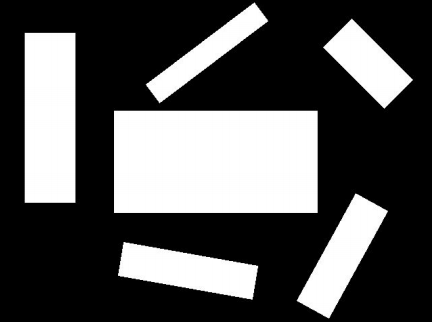
#> input picture Simulation/img.png, 433 x 322 px
$ jupyter execute --allow-errors simu_opencv_1.ipynb   (older library calls are emulated)
#> lines starting #> are read from the running program, lines starting #| are printed output that depends on the picture; after the words box and inside, x2 and y2 are one past the last pixel; in counts of white or black regions, pixels touching at a corner belong together
[cell 1]
import cv2
import numpy as np
import sys
import math

[cell 2]
#img = cv.imread(str(sys.argv[1]),0)

img = cv2.imread("img.png",0)
#> img is the input picture: shape (322, 433); min 0, max 255, mean 83.4

[cell 3]
# read image through command line
#img = cv2.imread(args["ipimage"])

# convert data type
#img = img.astype('uint8')
# convert the image to grayscale
# is already grayscale, therefore error!!!

[cell 4]
# convert the grayscale image to binary image
ret,thresh = cv2.threshold(img,127,255,0)
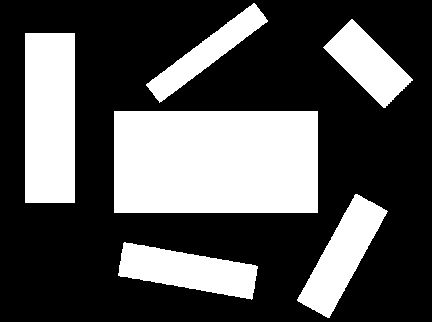
#> thresh: shape (322, 433); 32.7% white; 7 white regions

# find contours in the binary image
im2, contours, hierarchy = cv2.findContours(thresh,cv2.RETR_TREE,cv2.CHAIN_APPROX_SIMPLE)
#> contours = 7 contours, 1 with area under 20; largest, box (x1, y1, x2, y2) and area: (114, 111, 318, 213) 20503, (25, 33, 75, 203) 8281, (118, 242, 258, 300) 4520, (297, 194, 388, 318) 4391, (323, 19, 413, 108) 3454, (146, 3, 268, 103) 3042

print('Number contours:',len(contours))
#| Number contours: 7
#> (the rest of this cell did not finish here and is left out)

[cell 5]
cv2.namedWindow("main", cv2.WINDOW_NORMAL)
color_image = cv2.cvtColor(img, cv2.COLOR_GRAY2RGB)
cv2.drawContours(color_image, contours, -1, (0, 0, 255), 1)
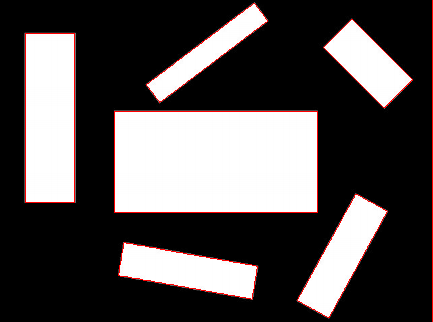
#> color_image: shape (322, 433, 3); 1.73% of pixels changed, all inside (x1, y1, x2, y2) = (25, 0, 433, 322)

#> (the rest of this cell did not finish here and is left out)

$ run again, with Simulation/Block.png copied over Simulation/img.png
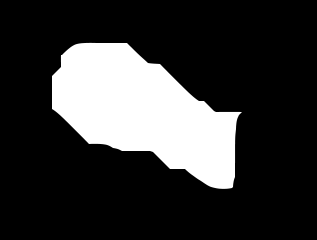
#> input picture Simulation/Block.png, 317 x 240 px
#> img is the input picture: shape (240, 317); min 0, max 255, mean 53.6
#> `ret,thresh = cv2.threshold(img,127,255,0)`:
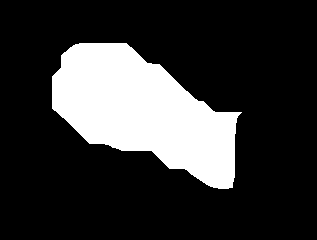
#> thresh: shape (240, 317); 21% white; 1 white region
#> contours = 1 contour; box (x1, y1, x2, y2) and area: (52, 43, 242, 189) 15719
#| Number contours: 1
#> the loop `for c in contours:` made 1 pass
#> (printed output is left out)
#| Number contours>100: 1
#> color_image: shape (240, 317, 3); 0.64% of pixels changed, all inside (x1, y1, x2, y2) = (52, 43, 242, 189)
#> the loop `for c in contours:` made 1 pass
#> the loop `for c in contours:` made 1 pass
#> (printed output is left out)
#> pass 1, `cv2.imshow("main", color_image)`:
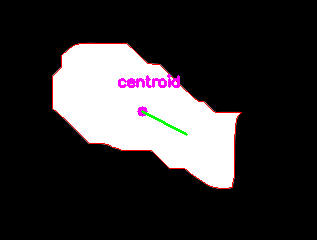
#> window 'main': shape (240, 317, 3); mean B, G, R 51.7, 50.5, 53.3

$ run again, with Simulation/Block1.png copied over Simulation/img.png
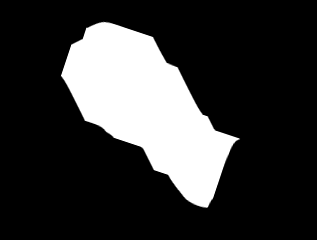
#> input picture Simulation/Block1.png, 317 x 240 px
#> img is the input picture: shape (240, 317); min 0, max 255, mean 53.6
#> `ret,thresh = cv2.threshold(img,127,255,0)`:
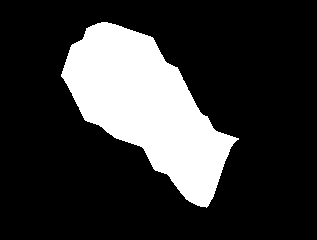
#> thresh: shape (240, 317); 21% white; 1 white region
#> contours = 1 contour; box (x1, y1, x2, y2) and area: (61, 22, 239, 208) 15730
#| Number contours: 1
#> the loop `for c in contours:` made 1 pass
#> (printed output is left out)
#| Number contours>100: 1
#> color_image: shape (240, 317, 3); 0.65% of pixels changed, all inside (x1, y1, x2, y2) = (61, 22, 239, 208)
#> the loop `for c in contours:` made 1 pass
#> the loop `for c in contours:` made 1 pass
#> (printed output is left out)
#> pass 1, `cv2.imshow("main", color_image)`:
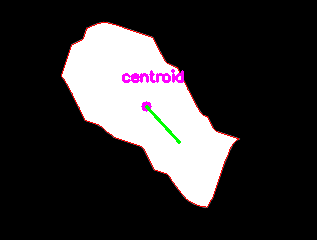
#> window 'main': shape (240, 317, 3); mean B, G, R 51.7, 50.6, 53.4
